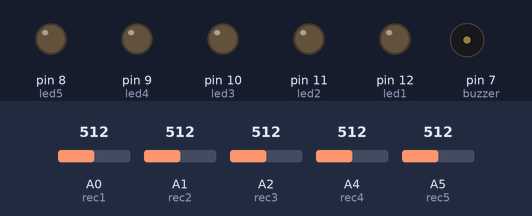
This sketch was run on a simulated Arduino Uno, built with avr-gcc and run on an emulated ATmega328P. On the bench: output pins drawn as LEDs (lit = HIGH), buzzer (waves = sounding). Dashed ring = blinking. Inputs (shaded band) come from the test bench; at power-on: A0 (rec1) = 512, A1 (rec2) = 512, A2 (rec3) = 512, A4 (rec4) = 512, A5 (rec5) = 512. Random numbers use the default seed unless the sketch sets one; pins used as bus, display or sensor lines are not drawn.

Above: at 3.5 s.
3.6 s: A0 (rec1) set to 989
5.1 s: A0 (rec1) set to 1014
At 6.27 s:
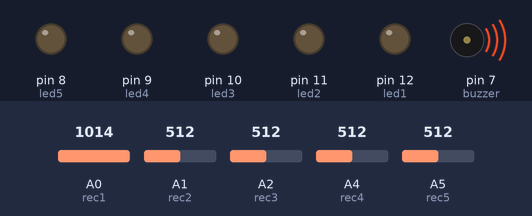
At 10.81 s:
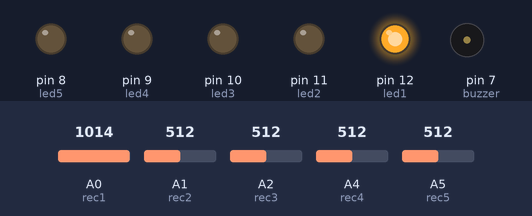
11.1 s: A0 (rec1) set to 992
14.1 s: A1 (rec2) set to 986
15.6 s: A1 (rec2) set to 1011
At 15.94 s:
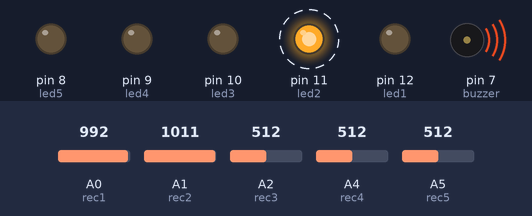
Timing chart, 0 to 19.6 s (numbered marks = the images above; inputs shaded):
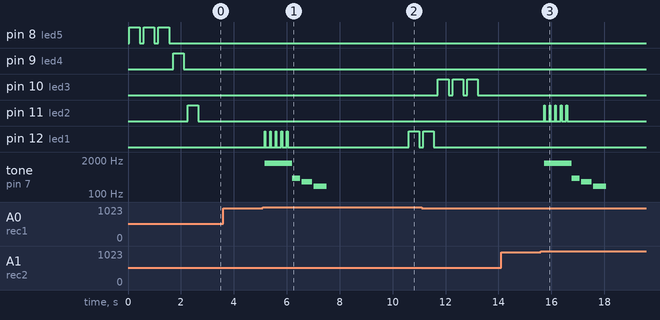

Measured:
- the behaviour switches between 1000 and 1001 on A0 (rec1) (found by bisection; images 0 and 1)
- the behaviour switches between 1000 and 1001 on A1 (rec2) (found by bisection; images 2 and 3)
- after the input at 3.6 s, every drawn part: stays the same
- after the input at 5.1 s, pin 12 (led1): goes 4 × (HIGH 0.03 s, LOW 0.18 s), HIGH 0.03 s, LOW 4.6 s, HIGH 0.40 s, then LOW, starting after 0.06 s; tone on pin 7 (buzzer): plays 1500 Hz for 1.1 s, 400 Hz for 0.30 s, 300 Hz for 0.40 s, 200 Hz for 0.50 s, starting after 0.06 s
- after the input at 14.1 s, every drawn part: stays the same
- after the input at 15.6 s, pin 11 (led2): alternates HIGH for 0.03 s and LOW for 0.18 s, 10 changes in all, then stays LOW, starting after 0.12 s; tone on pin 7 (buzzer): plays 1500 Hz for 1.1 s, 400 Hz for 0.30 s, 300 Hz for 0.40 s, 200 Hz for 0.50 s, starting after 0.12 s
- by itself, pin 8 (led5), pin 10 (led3): alternates HIGH for 0.40 s and LOW for 0.15 s, 6 changes in all, then stays LOW

The sketch:

Follow_Light.ino
```cpp
/*LED pins from Left to Right*/
const int led1 = 12;
const int led2 = 11;
const int led3 = 10;
const int led4 = 9;
const int led5 = 8;

/*Buzzer pin*/
const int buzzer = 7;

/*Button pins from Left to right*/
const int rec1 = A0;
const int rec2 = A1;
const int rec3 = A2;
const int rec4 = A4;
const int rec5 = A5;

int list[5] = {};
int copy[5] = {};

int j=0, re1=0,re2=0,re3=0,re4=0,re5=0;

void setup()
{
  Serial.begin(9600);
  randomSeed(analogRead(0));

  pinMode(led1,OUTPUT);
  pinMode(led2,OUTPUT);
  pinMode(led3,OUTPUT);
  pinMode(led4,OUTPUT);
  pinMode(led5,OUTPUT);

  pinMode(buzzer,OUTPUT);

  pinMode(rec1,INPUT);
  pinMode(rec2,INPUT);
  pinMode(rec3,INPUT);
  pinMode(rec4,INPUT);
  pinMode(rec5,INPUT);

 }


void loop()
{
  for(int i=0;i<5;i++)
  {
     int randnum = random(1,6);
     list[i]=randnum;
     digitalWrite(buzzer , HIGH);
     delay(50);
     digitalWrite(buzzer , LOW);
    //  Serial.println(randnum);


    if(randnum == 1)
    {
      digitalWrite(led1,HIGH);
      delay(400);
      digitalWrite(led1,LOW);
      delay(100);

    }
    if(randnum ==2)
    {
       digitalWrite(led2,HIGH);
      delay(400);
      digitalWrite(led2,LOW);
      delay(100);

    }
    if(randnum == 3)
    {
       digitalWrite(led3,HIGH);
      delay(400);
      digitalWrite(led3,LOW);
      delay(100);

    }
    if(randnum == 4)
    {
       digitalWrite(led4,HIGH);
      delay(400);
      digitalWrite(led4,LOW);
      delay(100);

    }
    if(randnum == 5)
    {
       digitalWrite(led5,HIGH);
      delay(400);
      digitalWrite(led5,LOW);
      delay(100);

    }

  }

  for(j=0;j<5;j=j)
  {

  // Serial.println("Checking sensors...");

    if(int(analogRead(rec1))>1000)
    {
       re1 =1;
    }

    if(int(analogRead(rec2))>1000)
    {
       re2 = 1;
    }
    if(int(analogRead(rec3))>1000)
    {
       re3 = 1;
    }
    if(int(analogRead(rec4))>1000)
    {
       re4 = 1;
    }
    if(int(analogRead(rec5))>1010)
    {
       re5 = 1;
    }


    if( re1 == 1)
    {
      digitalWrite(led1,HIGH);
      tone(buzzer,1500,200);
      delay(30);
      digitalWrite(led1,LOW);
      tone(buzzer,1500,200);
      delay(30);

      copy[j]=1;
      j = j+1;
      re1 = 0;
    }
    if(re2 == 1)
    {
      digitalWrite(led2,HIGH);
      tone(buzzer,1500,200);
      delay(30);
      digitalWrite(led2,LOW);
      tone(buzzer,1500,200);
      delay(30);

      copy[j]=2;
      j = j+1;
      re2 = 0;
    }
    if(re3 == 1)
    {
      digitalWrite(led3,HIGH);
      tone(buzzer,1500,200);
      delay(30);
      digitalWrite(led3,LOW);
      tone(buzzer,1500,200);
      delay(30);

      copy[j]=3;
      j = j+1;
      re3 = 0;
    }
    if(re4 ==1)
    {
      digitalWrite(led4,HIGH);
      tone(buzzer,1500,200);
      delay(30);
      digitalWrite(led4,LOW);
      tone(buzzer,1500,200);
      delay(30);

      copy[j]=4;
      j =j+1;
      re4 = 0;
    }
    if(re5 == 1)
    {
      digitalWrite(led5,HIGH);
      tone(buzzer,1500,200);
      delay(30);
      digitalWrite(led5,LOW);
      tone(buzzer,1500,200);
      delay(30);

      copy[j]=5;
      j = j+1;
      re5 = 0;
    }

    /*This are the Serial outputs for testing your buttons connections and the LEDs connections*/

    // Serial.print("rec1: "); Serial.println(analogRead(rec1));
    // Serial.print("rec2: "); Serial.println(analogRead(rec2));
    // Serial.print("rec3: "); Serial.println(analogRead(rec3));
    // Serial.print("rec4: "); Serial.println(analogRead(rec4));
    // Serial.print("rec5: "); Serial.println(analogRead(rec5));

    delay(150);
  }

bool isCorrect = true;
for (int i = 0; i < 5; i++) {
    if (list[i] != copy[i]) {
        isCorrect = false;
        break;
    }
}

if (isCorrect) {
    playWinningTone();
    delay(3000);
} else {
    playLosingTone();
    delay(3000);
}

}
void playWinningTone() {
    tone(buzzer, 1000, 200);
    delay(250);
    tone(buzzer, 1200, 200);
    delay(250);
    tone(buzzer, 1500, 300);
    delay(350);
    noTone(buzzer);
}

void playLosingTone() {
    tone(buzzer, 400, 300);
    delay(350);
    tone(buzzer, 300, 400);
    delay(450);
    tone(buzzer, 200, 500);
    delay(550);
    noTone(buzzer);
}

//If you confuse with the winning/losing tones(of Buzzer), you can add a 4 pins LED and trigger the red light for wrong and green light for right!
// ALL THE BEST! KEEP BUILDING!
```
